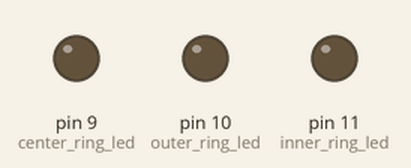
Simulated run of this sketch. Board: Arduino Uno, built with avr-gcc and run on an emulated ATmega328P. Parts: output pins drawn as LEDs (lit = HIGH).

Above: at 0.05 s.
At 0.3 s:
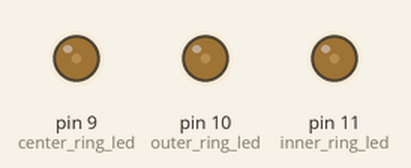
At 1.15 s:
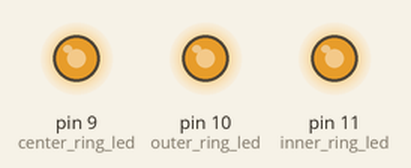
At 1.25 s:
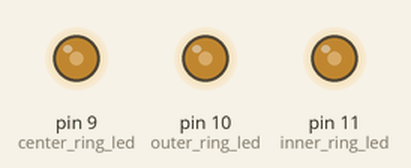
Timing chart, 0 to 3.0 s (numbered marks = the images above):
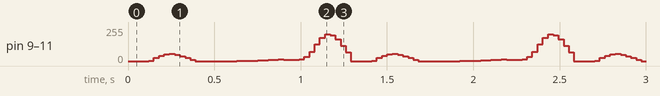

The sketch:

heart-pulse.ino
```cpp
/*
 Pulse LEDs

 The circuit:
 * LEDs attached from digital pin 09 to ground for center ring
 * LEDs attached from digital pin 10 to ground for outer ring
 * LEDs attached from digital pin 11 to ground for inner ring

 Created 3 May 2018
 By Robert A. Lewis

 */

/* --Pulse array--
   Pulse taken with Pulse Sensor.
   The value read from an analog input is by default 10 bits and
   needs to be 8 bits for analogWrite.  In order to accomplish that
   goal the smallest value recorded from 500 samples was subtracted
   from the array in order to 'zero' the LEDs when the pulse was at rest.

   Any value over the maximum 255 was capped at 255.

   --Beat array--
   Beat is a subset of the above pulse array.  Elements pulse[23:65]
   were extracted and a new 'zero' was found (roughly).
*/
byte pulse[] = {70,73,76,76,73,71,70,68,72,90,130,187,247,255,255,249,201,149,103,65,40,23,16,17,26,40,58,79,96,105,108,103,92,78,65,55,50,48,48,48,49,52,55,56,57,57,58,60,61,64,66,67,66,66,65,69,87,123,180,231,255,250,217,171,121,72,38,16,3,0,7,22,44,67,90,107,113,107,96,82,70,60,52,46,43,42,43,47,50,53,55,58,62,64,66,66,67,66,65,64,64,75,102,156,207,239,246,225,188,144,97,61,34,17,9,10,19,37,57,77,95,108,110,104,92,80,69,62,55,51,50,52,52,53,55,57,59,61,62,63,67,69,69,70,68,66,68,79,108,148,216,251,255,244,207,164,117,81,54,36,28,25,29,40,58,77,97,109,112,108,100,90,80,69,61,56,52,51,52,55,58,61,64,66,67,68,70,72,70,70,69,68,68,77,109,145,217,255,255,255,224,172,124,85,55,37,26,24,27,39,55,79,99,112,116,115,108,96,82,72,64,59,55,55,57,60,63,66,68,69,69,70,72,71,71,71,70,69,71,86,119,156,228,255,255,236,190,142,97,58,35,21,15,18,29,47,70,90,108,117,115,107,96,84,72,64,58,56,56,57,58,61,64,66,68,70,71,72,71,71,71,69,69,79,110,154,208,247,255,238,201,151,108,73,44,27,19,20,29,43,61,82,101,113,115,111,102,89,75,65,60,58,56,57,59,63,64,65,66,67,69,71,75,76,75,73,71,70,77,104,148,207,249,255,253,218,167,120,82,55,37,28,25,31,43,60,79,100,113,119,115,105,93,81,70,62,57,55,54,55,60,63,66,69,72,72,74,74,74,72,70,68,67,70,87,122,166,226,255,255,238,193,147,103,69,44,32,26,25,32,47,66,87,100,109,112,106,96,85,73,65,60,56,55,54,56,58,62,65,66,68,71,73,75,74,71,68,68,78,108,152,209,248,255,246,209,158,111,72,43,23,13,14,27,47,70,90,108,116,117,110,98,87,76,65,58,54,52,53,56,59,63,68,70,74,75,74,72,69,70,76,99,138,195,247,255,255,237,188,140,98,65,42,29,21,25,36,53,72,92,108,114,112,103,92,78,68,59,54,53,53,53,55,59,62,63,67,70,72,73};
byte beat[] = {0,0,0,0,3,24,41,50,53,48,37,23,10,0,0,0,0,0,0,0,0,1,2,2,3,5,6,9,11,12,11,11,10,14,32,68,125,176,200,195,162,116,66};

// Assign LED pins
const int outer_ring_led  = 10;
const int center_ring_led = 9;
const int inner_ring_led  = 11;

int index = 0;

void setup() {
  // nothing happens in setup
}

void loop() {
  // Uncomment the desired LED behavior
  //pulse_subsection_device();
  //pulse_device();
  beat_nodelay_device();
  //beat_delay_device();
}

void pulse_device() {
  if (index >= sizeof(pulse)) index = 0;
  analogWrite(inner_ring_led, pulse[index]);
  analogWrite(center_ring_led, pulse[index]);
  analogWrite(outer_ring_led, pulse[index]);
  index++;
  delay(20);
}

void pulse_subsection_device() {
  if (index >= 66) index = 23;
  analogWrite(inner_ring_led, pulse[index]);
  analogWrite(center_ring_led, pulse[index]);
  analogWrite(outer_ring_led, pulse[index]);
  index++;
  delay(30);
}

void beat_nodelay_device() {
  if (index >= sizeof(beat)) index = 0;
  analogWrite(inner_ring_led, beat[index]);
  analogWrite(center_ring_led, beat[index]);
  analogWrite(outer_ring_led, beat[index]);
  index++;
  delay(30);
}

void beat_delay_device() {
  if (index >= sizeof(beat)) index = 0;
  analogWrite(inner_ring_led, beat[index]);
  analogWrite(center_ring_led, beat[index]);
  analogWrite(outer_ring_led, beat[index]);
  if ( index == 13 ) delay(1000);
  index++;
  delay(30);
}
```
